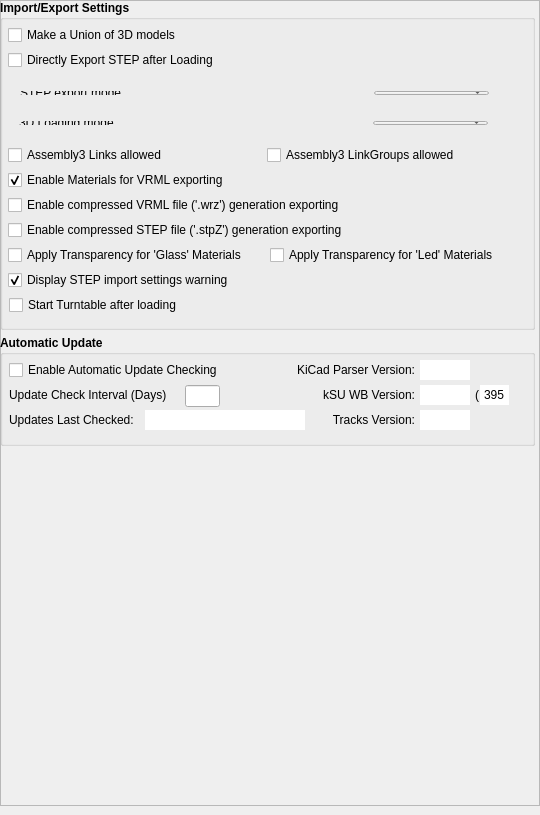
<?xml version="1.0" encoding="UTF-8"?>
<ui version="4.0">
 <class>kSUGui::DlgSettingskStepUp</class>
 <widget class="QWidget" name="kSUGui::DlgSettingskStepUp">
  <property name="geometry">
   <rect>
    <x>0</x>
    <y>0</y>
    <width>540</width>
    <height>815</height>
   </rect>
  </property>
  <property name="windowTitle">
   <string>Import/Export</string>
  </property>
  <layout class="QGridLayout" name="gridLayout1">
   <property name="leftMargin">
    <number>0</number>
   </property>
   <property name="topMargin">
    <number>0</number>
   </property>
   <property name="rightMargin">
    <number>0</number>
   </property>
   <property name="bottomMargin">
    <number>9</number>
   </property>
   <property name="spacing">
    <number>6</number>
   </property>
   <item row="1" column="0">
    <widget class="QFrame" name="frame">
     <property name="frameShape">
      <enum>QFrame::StyledPanel</enum>
     </property>
     <property name="frameShadow">
      <enum>QFrame::Raised</enum>
     </property>
     <widget class="QGroupBox" name="imp_exp_setting">
      <property name="geometry">
       <rect>
        <x>0</x>
        <y>0</y>
        <width>535</width>
        <height>330</height>
       </rect>
      </property>
      <property name="font">
       <font>
        <weight>75</weight>
        <bold>true</bold>
       </font>
      </property>
      <property name="title">
       <string>Import/Export Settings</string>
      </property>
      <widget class="Gui::PrefCheckBox" name="cb_make_union">
       <property name="geometry">
        <rect>
         <x>8</x>
         <y>25</y>
         <width>463</width>
         <height>20</height>
        </rect>
       </property>
       <property name="font">
        <font>
         <weight>50</weight>
         <bold>false</bold>
        </font>
       </property>
       <property name="toolTip">
        <string>&lt;html&gt;&lt;head/&gt;&lt;body&gt;&lt;p&gt;Enable/Disable &lt;span style=&quot; font-weight:600;&quot;&gt;fusion (union)&lt;/span&gt; of all 3D models.&lt;/p&gt;&lt;p&gt;Be careful ... fusion can be heavy or generate FC crash with a lot of objects.&lt;/p&gt;&lt;p&gt;Please consider to use bbox or blacklist small objects&lt;/p&gt;&lt;/body&gt;&lt;/html&gt;</string>
       </property>
       <property name="text">
        <string>Make a Union of 3D models</string>
       </property>
       <property name="checked">
        <bool>false</bool>
       </property>
       <property name="prefEntry" stdset="0">
        <cstring>make_union</cstring>
       </property>
       <property name="prefPath" stdset="0">
        <cstring>Mod/kicadStepUpGui</cstring>
       </property>
      </widget>
      <widget class="Gui::PrefCheckBox" name="cb_exp_step">
       <property name="geometry">
        <rect>
         <x>8</x>
         <y>50</y>
         <width>463</width>
         <height>20</height>
        </rect>
       </property>
       <property name="font">
        <font>
         <weight>50</weight>
         <bold>false</bold>
        </font>
       </property>
       <property name="toolTip">
        <string>&lt;html&gt;&lt;head/&gt;&lt;body&gt;&lt;p&gt;Directly &lt;span style=&quot; font-weight:600;&quot;&gt;Export STEP&lt;/span&gt; after Loading&lt;/p&gt;&lt;/body&gt;&lt;/html&gt;</string>
       </property>
       <property name="text">
        <string>Directly Export STEP after Loading</string>
       </property>
       <property name="checked">
        <bool>false</bool>
       </property>
       <property name="prefEntry" stdset="0">
        <cstring>exp_step</cstring>
       </property>
       <property name="prefPath" stdset="0">
        <cstring>Mod/kicadStepUpGui</cstring>
       </property>
      </widget>
      <widget class="QWidget" name="layoutWidget">
       <property name="geometry">
        <rect>
         <x>9</x>
         <y>80</y>
         <width>491</width>
         <height>26</height>
        </rect>
       </property>
       <layout class="QHBoxLayout" name="horizontalLayout_11">
        <item>
         <widget class="QLabel" name="label_19">
          <property name="font">
           <font>
            <weight>50</weight>
            <bold>false</bold>
           </font>
          </property>
          <property name="toolTip">
           <string>STEP export mode</string>
          </property>
          <property name="text">
           <string>STEP export mode</string>
          </property>
          <property name="alignment">
           <set>Qt::AlignLeading|Qt::AlignLeft|Qt::AlignVCenter</set>
          </property>
         </widget>
        </item>
        <item>
         <spacer name="horizontalSpacer_4">
          <property name="orientation">
           <enum>Qt::Horizontal</enum>
          </property>
          <property name="sizeHint" stdset="0">
           <size>
            <width>40</width>
            <height>20</height>
           </size>
          </property>
         </spacer>
        </item>
        <item>
         <widget class="Gui::PrefComboBox" name="gui::prefcombobox_4">
          <property name="sizePolicy">
           <sizepolicy hsizetype="Preferred" vsizetype="Fixed">
            <horstretch>0</horstretch>
            <verstretch>0</verstretch>
           </sizepolicy>
          </property>
          <property name="minimumSize">
           <size>
            <width>115</width>
            <height>0</height>
           </size>
          </property>
          <property name="font">
           <font>
            <weight>50</weight>
            <bold>false</bold>
           </font>
          </property>
          <property name="toolTip">
           <string>STEP export mode</string>
          </property>
          <property name="currentIndex">
           <number>0</number>
          </property>
          <property name="prefEntry" stdset="0">
           <cstring>step_exp_mode</cstring>
          </property>
          <property name="prefPath" stdset="0">
           <cstring>Mod/kicadStepUpGui</cstring>
          </property>
          <item>
           <property name="text">
            <string>Hierarchy</string>
           </property>
          </item>
          <item>
           <property name="text">
            <string>Flat</string>
           </property>
          </item>
          <item>
           <property name="text">
            <string>One Container</string>
           </property>
          </item>
         </widget>
        </item>
       </layout>
      </widget>
      <widget class="QWidget" name="layoutWidget_6">
       <property name="geometry">
        <rect>
         <x>8</x>
         <y>110</y>
         <width>491</width>
         <height>26</height>
        </rect>
       </property>
       <layout class="QHBoxLayout" name="horizontalLayout_15">
        <item>
         <widget class="QLabel" name="label_23">
          <property name="font">
           <font>
            <weight>50</weight>
            <bold>false</bold>
           </font>
          </property>
          <property name="toolTip">
           <string>3D Loading mode</string>
          </property>
          <property name="text">
           <string>3D Loading mode</string>
          </property>
          <property name="alignment">
           <set>Qt::AlignLeading|Qt::AlignLeft|Qt::AlignVCenter</set>
          </property>
         </widget>
        </item>
        <item>
         <spacer name="horizontalSpacer_9">
          <property name="orientation">
           <enum>Qt::Horizontal</enum>
          </property>
          <property name="sizeHint" stdset="0">
           <size>
            <width>40</width>
            <height>20</height>
           </size>
          </property>
         </spacer>
        </item>
        <item>
         <widget class="Gui::PrefComboBox" name="gui::prefcombobox_5">
          <property name="sizePolicy">
           <sizepolicy hsizetype="Preferred" vsizetype="Fixed">
            <horstretch>0</horstretch>
            <verstretch>0</verstretch>
           </sizepolicy>
          </property>
          <property name="minimumSize">
           <size>
            <width>115</width>
            <height>0</height>
           </size>
          </property>
          <property name="font">
           <font>
            <weight>50</weight>
            <bold>false</bold>
           </font>
          </property>
          <property name="toolTip">
           <string>3D_loading_mode
Allowing or not Loading Multi Parts objects</string>
          </property>
          <property name="currentIndex">
           <number>0</number>
          </property>
          <property name="prefEntry" stdset="0">
           <cstring>3D_loading_mode</cstring>
          </property>
          <property name="prefPath" stdset="0">
           <cstring>Mod/kicadStepUpGui</cstring>
          </property>
          <item>
           <property name="text">
            <string>Hierarchy</string>
           </property>
          </item>
          <item>
           <property name="text">
            <string>Simplified</string>
           </property>
          </item>
          <item>
           <property name="text">
            <string>NotMultiParts</string>
           </property>
          </item>
          <item>
           <property name="text">
            <string>Standard</string>
           </property>
          </item>
         </widget>
        </item>
       </layout>
      </widget>
      <widget class="Gui::PrefCheckBox" name="cb_asm3_links">
       <property name="geometry">
        <rect>
         <x>8</x>
         <y>145</y>
         <width>246</width>
         <height>20</height>
        </rect>
       </property>
       <property name="font">
        <font>
         <weight>50</weight>
         <bold>false</bold>
        </font>
       </property>
       <property name="toolTip">
        <string>Assembly3 Links allowed</string>
       </property>
       <property name="text">
        <string>Assembly3 Links allowed</string>
       </property>
       <property name="checked">
        <bool>false</bool>
       </property>
       <property name="prefEntry" stdset="0">
        <cstring>asm3_links</cstring>
       </property>
       <property name="prefPath" stdset="0">
        <cstring>Mod/kicadStepUpGui</cstring>
       </property>
      </widget>
      <widget class="Gui::PrefCheckBox" name="cb_vrml_materials">
       <property name="geometry">
        <rect>
         <x>8</x>
         <y>170</y>
         <width>463</width>
         <height>20</height>
        </rect>
       </property>
       <property name="font">
        <font>
         <weight>50</weight>
         <bold>false</bold>
        </font>
       </property>
       <property name="toolTip">
        <string notr="true">Enable Materials for VRML exporting</string>
       </property>
       <property name="statusTip">
        <string notr="true"/>
       </property>
       <property name="text">
        <string notr="true">Enable Materials for VRML exporting</string>
       </property>
       <property name="checked">
        <bool>true</bool>
       </property>
       <property name="tristate">
        <bool>false</bool>
       </property>
       <property name="prefEntry" stdset="0">
        <cstring>vrml_materials</cstring>
       </property>
       <property name="prefPath" stdset="0">
        <cstring>Mod/kicadStepUpGui</cstring>
       </property>
      </widget>
      <widget class="Gui::PrefCheckBox" name="cb_turntable">
       <property name="geometry">
        <rect>
         <x>9</x>
         <y>295</y>
         <width>463</width>
         <height>20</height>
        </rect>
       </property>
       <property name="font">
        <font>
         <weight>50</weight>
         <bold>false</bold>
        </font>
       </property>
       <property name="toolTip">
        <string>Start Turntable after loading</string>
       </property>
       <property name="text">
        <string>Start Turntable after loading</string>
       </property>
       <property name="checked">
        <bool>false</bool>
       </property>
       <property name="prefEntry" stdset="0">
        <cstring>turntable</cstring>
       </property>
       <property name="prefPath" stdset="0">
        <cstring>Mod/kicadStepUpGui</cstring>
       </property>
      </widget>
      <widget class="Gui::PrefCheckBox" name="cb_asm3_links_2">
       <property name="geometry">
        <rect>
         <x>267</x>
         <y>145</y>
         <width>246</width>
         <height>20</height>
        </rect>
       </property>
       <property name="font">
        <font>
         <weight>50</weight>
         <bold>false</bold>
        </font>
       </property>
       <property name="toolTip">
        <string>Assembly3 LinkGroups allowed</string>
       </property>
       <property name="text">
        <string>Assembly3 LinkGroups allowed</string>
       </property>
       <property name="checked">
        <bool>false</bool>
       </property>
       <property name="prefEntry" stdset="0">
        <cstring>asm3_linkGroups</cstring>
       </property>
       <property name="prefPath" stdset="0">
        <cstring>Mod/kicadStepUpGui</cstring>
       </property>
      </widget>
      <widget class="Gui::PrefCheckBox" name="cb_stpz_export">
       <property name="enabled">
        <bool>true</bool>
       </property>
       <property name="geometry">
        <rect>
         <x>8</x>
         <y>220</y>
         <width>463</width>
         <height>20</height>
        </rect>
       </property>
       <property name="font">
        <font>
         <weight>50</weight>
         <bold>false</bold>
        </font>
       </property>
       <property name="toolTip">
        <string notr="true">Enable compressed STEP file ('.stpZ') generation exporting</string>
       </property>
       <property name="text">
        <string notr="true">Enable compressed STEP file ('.stpZ') generation exporting</string>
       </property>
       <property name="checked">
        <bool>false</bool>
       </property>
       <property name="tristate">
        <bool>false</bool>
       </property>
       <property name="prefEntry" stdset="0">
        <cstring>stpz_export_enabled</cstring>
       </property>
       <property name="prefPath" stdset="0">
        <cstring>Mod/kicadStepUpGui</cstring>
       </property>
      </widget>
      <widget class="Gui::PrefCheckBox" name="cb_wrz_export">
       <property name="enabled">
        <bool>true</bool>
       </property>
       <property name="geometry">
        <rect>
         <x>8</x>
         <y>195</y>
         <width>463</width>
         <height>20</height>
        </rect>
       </property>
       <property name="font">
        <font>
         <weight>50</weight>
         <bold>false</bold>
        </font>
       </property>
       <property name="toolTip">
        <string notr="true">Enable compressed VRML file ('.wrz') generation exporting</string>
       </property>
       <property name="text">
        <string notr="true">Enable compressed VRML file ('.wrz') generation exporting</string>
       </property>
       <property name="checked">
        <bool>false</bool>
       </property>
       <property name="tristate">
        <bool>false</bool>
       </property>
       <property name="prefEntry" stdset="0">
        <cstring>wrz_export_enabled</cstring>
       </property>
       <property name="prefPath" stdset="0">
        <cstring>Mod/kicadStepUpGui</cstring>
       </property>
      </widget>
      <widget class="Gui::PrefCheckBox" name="cb_help_warn">
       <property name="enabled">
        <bool>true</bool>
       </property>
       <property name="geometry">
        <rect>
         <x>8</x>
         <y>270</y>
         <width>463</width>
         <height>20</height>
        </rect>
       </property>
       <property name="font">
        <font>
         <weight>50</weight>
         <bold>false</bold>
        </font>
       </property>
       <property name="toolTip">
        <string notr="true">Display STEP import settings warning</string>
       </property>
       <property name="text">
        <string notr="true">Display STEP import settings warning</string>
       </property>
       <property name="checked">
        <bool>true</bool>
       </property>
       <property name="tristate">
        <bool>false</bool>
       </property>
       <property name="prefEntry" stdset="0">
        <cstring>help_warning_enabled</cstring>
       </property>
       <property name="prefPath" stdset="0">
        <cstring>Mod/kicadStepUpGui</cstring>
       </property>
      </widget>
      <widget class="Gui::PrefCheckBox" name="cb_transparency_export_glass">
       <property name="enabled">
        <bool>true</bool>
       </property>
       <property name="geometry">
        <rect>
         <x>8</x>
         <y>245</y>
         <width>264</width>
         <height>20</height>
        </rect>
       </property>
       <property name="font">
        <font>
         <weight>50</weight>
         <bold>false</bold>
        </font>
       </property>
       <property name="toolTip">
        <string notr="true">&lt;html&gt;&lt;head/&gt;&lt;body&gt;&lt;p&gt;Apply Transparency for 'Glass' Materials:&lt;/p&gt;&lt;p&gt;Force Transparency to STEP model if 'Glass' is found in '.wrl' model&lt;/p&gt;&lt;/body&gt;&lt;/html&gt;</string>
       </property>
       <property name="text">
        <string notr="true">Apply Transparency for 'Glass' Materials</string>
       </property>
       <property name="checked">
        <bool>false</bool>
       </property>
       <property name="tristate">
        <bool>false</bool>
       </property>
       <property name="prefEntry" stdset="0">
        <cstring>transparency_material_glass_enabled</cstring>
       </property>
       <property name="prefPath" stdset="0">
        <cstring>Mod/kicadStepUpGui</cstring>
       </property>
      </widget>
      <widget class="Gui::PrefCheckBox" name="cb_transparency_export_led">
       <property name="enabled">
        <bool>true</bool>
       </property>
       <property name="geometry">
        <rect>
         <x>270</x>
         <y>245</y>
         <width>264</width>
         <height>20</height>
        </rect>
       </property>
       <property name="font">
        <font>
         <weight>50</weight>
         <bold>false</bold>
        </font>
       </property>
       <property name="toolTip">
        <string notr="true">&lt;html&gt;&lt;head/&gt;&lt;body&gt;&lt;p&gt;Apply Transparency for 'Led' Materials:&lt;/p&gt;&lt;p&gt;Force Transparency to STEP model if 'Led' is found in '.wrl' model&lt;/p&gt;&lt;/body&gt;&lt;/html&gt;</string>
       </property>
       <property name="text">
        <string notr="true">Apply Transparency for 'Led' Materials</string>
       </property>
       <property name="checked">
        <bool>false</bool>
       </property>
       <property name="tristate">
        <bool>false</bool>
       </property>
       <property name="prefEntry" stdset="0">
        <cstring>transparency_material_led_enabled</cstring>
       </property>
       <property name="prefPath" stdset="0">
        <cstring>Mod/kicadStepUpGui</cstring>
       </property>
      </widget>
     </widget>
     <widget class="QGroupBox" name="groupBox">
      <property name="geometry">
       <rect>
        <x>0</x>
        <y>335</y>
        <width>535</width>
        <height>111</height>
       </rect>
      </property>
      <property name="font">
       <font>
        <weight>75</weight>
        <bold>true</bold>
       </font>
      </property>
      <property name="title">
       <string>Automatic Update</string>
      </property>
      <widget class="Gui::PrefCheckBox" name="cb_autoupdate">
       <property name="geometry">
        <rect>
         <x>9</x>
         <y>25</y>
         <width>230</width>
         <height>20</height>
        </rect>
       </property>
       <property name="font">
        <font>
         <weight>50</weight>
         <bold>false</bold>
        </font>
       </property>
       <property name="toolTip">
        <string>Start Turntable after loading</string>
       </property>
       <property name="text">
        <string>Enable Automatic Update Checking</string>
       </property>
       <property name="checked">
        <bool>false</bool>
       </property>
       <property name="prefEntry" stdset="0">
        <cstring>checkUpdates</cstring>
       </property>
       <property name="prefPath" stdset="0">
        <cstring>Mod/kicadStepUp</cstring>
       </property>
      </widget>
      <widget class="QLabel" name="label_20">
       <property name="geometry">
        <rect>
         <x>9</x>
         <y>50</y>
         <width>176</width>
         <height>20</height>
        </rect>
       </property>
       <property name="font">
        <font>
         <weight>50</weight>
         <bold>false</bold>
        </font>
       </property>
       <property name="toolTip">
        <string>STEP export mode</string>
       </property>
       <property name="text">
        <string>Update Check Interval (Days)</string>
       </property>
       <property name="alignment">
        <set>Qt::AlignLeading|Qt::AlignLeft|Qt::AlignVCenter</set>
       </property>
      </widget>
      <widget class="QLabel" name="label_21">
       <property name="geometry">
        <rect>
         <x>9</x>
         <y>75</y>
         <width>135</width>
         <height>20</height>
        </rect>
       </property>
       <property name="font">
        <font>
         <weight>50</weight>
         <bold>false</bold>
        </font>
       </property>
       <property name="toolTip">
        <string>STEP export mode</string>
       </property>
       <property name="text">
        <string>Updates Last Checked:</string>
       </property>
       <property name="alignment">
        <set>Qt::AlignLeading|Qt::AlignLeft|Qt::AlignVCenter</set>
       </property>
      </widget>
      <widget class="Gui::PrefLineEdit" name="lineDisp_UpdateLastChecked">
       <property name="geometry">
        <rect>
         <x>145</x>
         <y>75</y>
         <width>160</width>
         <height>20</height>
        </rect>
       </property>
       <property name="minimumSize">
        <size>
         <width>150</width>
         <height>0</height>
        </size>
       </property>
       <property name="font">
        <font>
         <weight>50</weight>
         <bold>false</bold>
        </font>
       </property>
       <property name="acceptDrops">
        <bool>false</bool>
       </property>
       <property name="toolTip">
        <string>Minimum drill size applied to PCB
'0.0' -&gt; all drill sizes are loaded</string>
       </property>
       <property name="text">
        <string/>
       </property>
       <property name="frame">
        <bool>false</bool>
       </property>
       <property name="readOnly">
        <bool>true</bool>
       </property>
       <property name="prefEntry" stdset="0">
        <cstring>lastCheckText</cstring>
       </property>
       <property name="prefPath" stdset="0">
        <cstring>Mod/kicadStepUp</cstring>
       </property>
      </widget>
      <widget class="Gui::PrefLineEdit" name="lineEdit_updateInterval">
       <property name="geometry">
        <rect>
         <x>185</x>
         <y>50</y>
         <width>35</width>
         <height>22</height>
        </rect>
       </property>
       <property name="minimumSize">
        <size>
         <width>0</width>
         <height>0</height>
        </size>
       </property>
       <property name="font">
        <font>
         <weight>50</weight>
         <bold>false</bold>
         <kerning>true</kerning>
        </font>
       </property>
       <property name="toolTip">
        <string>Minimum drill size applied to PCB
'0.0' -&gt; all drill sizes are loaded</string>
       </property>
       <property name="text">
        <string/>
       </property>
       <property name="alignment">
        <set>Qt::AlignCenter</set>
       </property>
       <property name="prefEntry" stdset="0">
        <cstring>updateCheckInterval</cstring>
       </property>
       <property name="prefPath" stdset="0">
        <cstring>Mod/kicadStepUp</cstring>
       </property>
      </widget>
      <widget class="Gui::PrefLineEdit" name="lineDisp_ksu_wb_version">
       <property name="geometry">
        <rect>
         <x>420</x>
         <y>50</y>
         <width>50</width>
         <height>20</height>
        </rect>
       </property>
       <property name="minimumSize">
        <size>
         <width>0</width>
         <height>0</height>
        </size>
       </property>
       <property name="font">
        <font>
         <weight>50</weight>
         <bold>false</bold>
        </font>
       </property>
       <property name="acceptDrops">
        <bool>false</bool>
       </property>
       <property name="toolTip">
        <string>Minimum drill size applied to PCB
'0.0' -&gt; all drill sizes are loaded</string>
       </property>
       <property name="text">
        <string/>
       </property>
       <property name="frame">
        <bool>false</bool>
       </property>
       <property name="readOnly">
        <bool>true</bool>
       </property>
       <property name="prefEntry" stdset="0">
        <cstring>ksu_wb_version</cstring>
       </property>
       <property name="prefPath" stdset="0">
        <cstring>Mod/kicadStepUp</cstring>
       </property>
      </widget>
      <widget class="QLabel" name="label_22">
       <property name="geometry">
        <rect>
         <x>315</x>
         <y>50</y>
         <width>100</width>
         <height>20</height>
        </rect>
       </property>
       <property name="font">
        <font>
         <weight>50</weight>
         <bold>false</bold>
        </font>
       </property>
       <property name="toolTip">
        <string>STEP export mode</string>
       </property>
       <property name="text">
        <string>kSU WB Version:</string>
       </property>
       <property name="alignment">
        <set>Qt::AlignRight|Qt::AlignTrailing|Qt::AlignVCenter</set>
       </property>
      </widget>
      <widget class="Gui::PrefLineEdit" name="lineDisp_ksu_tracks_version">
       <property name="geometry">
        <rect>
         <x>420</x>
         <y>75</y>
         <width>50</width>
         <height>20</height>
        </rect>
       </property>
       <property name="minimumSize">
        <size>
         <width>0</width>
         <height>0</height>
        </size>
       </property>
       <property name="font">
        <font>
         <weight>50</weight>
         <bold>false</bold>
        </font>
       </property>
       <property name="acceptDrops">
        <bool>false</bool>
       </property>
       <property name="toolTip">
        <string>Minimum drill size applied to PCB
'0.0' -&gt; all drill sizes are loaded</string>
       </property>
       <property name="text">
        <string/>
       </property>
       <property name="frame">
        <bool>false</bool>
       </property>
       <property name="readOnly">
        <bool>true</bool>
       </property>
       <property name="prefEntry" stdset="0">
        <cstring>tracksVersion</cstring>
       </property>
       <property name="prefPath" stdset="0">
        <cstring>Mod/kicadStepUp</cstring>
       </property>
      </widget>
      <widget class="QLabel" name="label_25">
       <property name="geometry">
        <rect>
         <x>315</x>
         <y>75</y>
         <width>100</width>
         <height>20</height>
        </rect>
       </property>
       <property name="font">
        <font>
         <weight>50</weight>
         <bold>false</bold>
        </font>
       </property>
       <property name="toolTip">
        <string>STEP export mode</string>
       </property>
       <property name="text">
        <string>Tracks Version:</string>
       </property>
       <property name="alignment">
        <set>Qt::AlignRight|Qt::AlignTrailing|Qt::AlignVCenter</set>
       </property>
      </widget>
      <widget class="QLabel" name="label_24">
       <property name="geometry">
        <rect>
         <x>475</x>
         <y>50</y>
         <width>40</width>
         <height>20</height>
        </rect>
       </property>
       <property name="font">
        <font>
         <weight>50</weight>
         <bold>false</bold>
        </font>
       </property>
       <property name="toolTip">
        <string>STEP export mode</string>
       </property>
       <property name="text">
        <string>(       )</string>
       </property>
       <property name="alignment">
        <set>Qt::AlignLeading|Qt::AlignLeft|Qt::AlignVCenter</set>
       </property>
      </widget>
      <widget class="Gui::PrefLineEdit" name="lineDisp_mycommitsKWB">
       <property name="geometry">
        <rect>
         <x>480</x>
         <y>50</y>
         <width>29</width>
         <height>20</height>
        </rect>
       </property>
       <property name="minimumSize">
        <size>
         <width>0</width>
         <height>0</height>
        </size>
       </property>
       <property name="font">
        <font>
         <weight>50</weight>
         <bold>false</bold>
        </font>
       </property>
       <property name="acceptDrops">
        <bool>false</bool>
       </property>
       <property name="toolTip">
        <string>Minimum drill size applied to PCB
'0.0' -&gt; all drill sizes are loaded</string>
       </property>
       <property name="text">
        <string>395</string>
       </property>
       <property name="frame">
        <bool>false</bool>
       </property>
       <property name="alignment">
        <set>Qt::AlignCenter</set>
       </property>
       <property name="readOnly">
        <bool>true</bool>
       </property>
       <property name="prefEntry" stdset="0">
        <cstring>mycommitsKWB</cstring>
       </property>
       <property name="prefPath" stdset="0">
        <cstring>Mod/kicadStepUp</cstring>
       </property>
      </widget>
      <widget class="QLabel" name="label_26">
       <property name="geometry">
        <rect>
         <x>285</x>
         <y>25</y>
         <width>130</width>
         <height>20</height>
        </rect>
       </property>
       <property name="font">
        <font>
         <weight>50</weight>
         <bold>false</bold>
        </font>
       </property>
       <property name="toolTip">
        <string>STEP export mode</string>
       </property>
       <property name="text">
        <string>KiCad Parser Version:</string>
       </property>
       <property name="alignment">
        <set>Qt::AlignRight|Qt::AlignTrailing|Qt::AlignVCenter</set>
       </property>
      </widget>
      <widget class="Gui::PrefLineEdit" name="lineDisp_KiCad_Parser_Ver">
       <property name="geometry">
        <rect>
         <x>420</x>
         <y>25</y>
         <width>50</width>
         <height>20</height>
        </rect>
       </property>
       <property name="minimumSize">
        <size>
         <width>0</width>
         <height>0</height>
        </size>
       </property>
       <property name="font">
        <font>
         <weight>50</weight>
         <bold>false</bold>
        </font>
       </property>
       <property name="acceptDrops">
        <bool>false</bool>
       </property>
       <property name="toolTip">
        <string>Minimum drill size applied to PCB
'0.0' -&gt; all drill sizes are loaded</string>
       </property>
       <property name="text">
        <string/>
       </property>
       <property name="frame">
        <bool>false</bool>
       </property>
       <property name="readOnly">
        <bool>true</bool>
       </property>
       <property name="prefEntry" stdset="0">
        <cstring>KiCad_Parser_Ver</cstring>
       </property>
       <property name="prefPath" stdset="0">
        <cstring>Mod/kicadStepUp</cstring>
       </property>
      </widget>
     </widget>
    </widget>
   </item>
  </layout>
 </widget>
 <layoutdefault spacing="6" margin="11"/>
 <customwidgets>
  <customwidget>
   <class>Gui::PrefCheckBox</class>
   <extends>QCheckBox</extends>
   <header>Gui/PrefWidgets.h</header>
  </customwidget>
  <customwidget>
   <class>Gui::PrefComboBox</class>
   <extends>QComboBox</extends>
   <header>Gui/PrefWidgets.h</header>
  </customwidget>
  <customwidget>
   <class>Gui::PrefLineEdit</class>
   <extends>QLineEdit</extends>
   <header>Gui/PrefWidgets.h</header>
  </customwidget>
 </customwidgets>
 <resources/>
 <connections/>
 <designerdata>
  <property name="gridDeltaX">
   <number>5</number>
  </property>
  <property name="gridDeltaY">
   <number>5</number>
  </property>
  <property name="gridSnapX">
   <bool>false</bool>
  </property>
  <property name="gridSnapY">
   <bool>true</bool>
  </property>
  <property name="gridVisible">
   <bool>false</bool>
  </property>
 </designerdata>
</ui>
